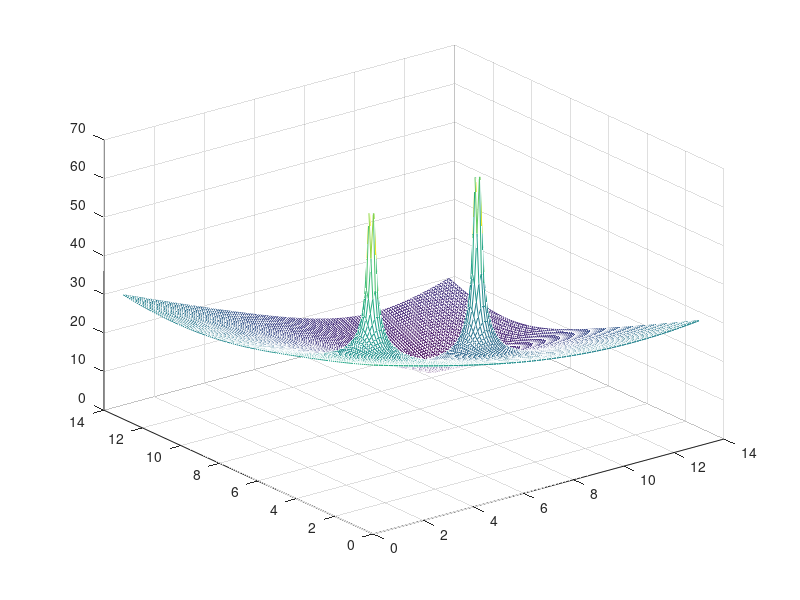
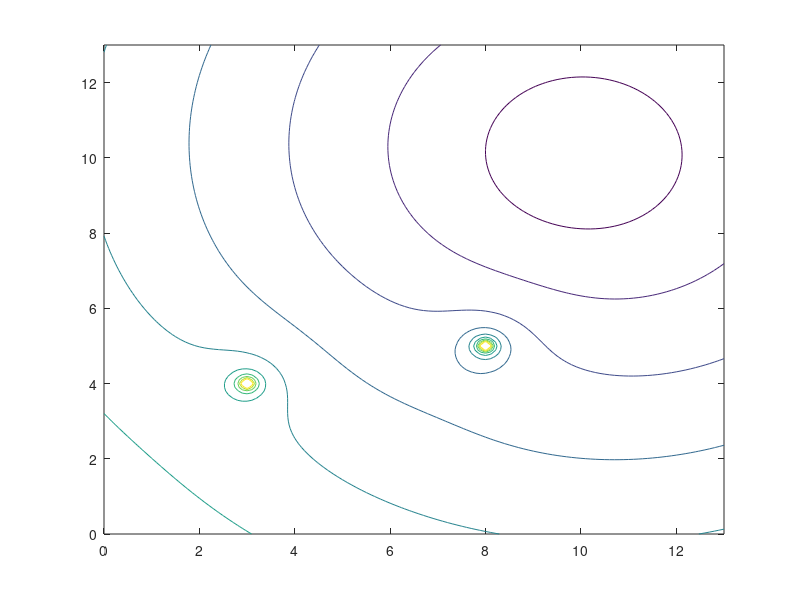

MATLAB code for these plots, in order:
function PotentialFieldGeneration
%work area
wa=[0:0.1:13;0:0.1:13];
%locations of obstacles and target
T=[10,10];
obs=[3,4;8,5];
n=length(wa(1,:));
%gains
kT=3;
ko=[4,5];

for p=1:n
    for q=1:n
        VT(q,p)=kT*sqrt(((wa(1,p)-T(1,1))^2)+(wa(2,q)-T(1,2))^2);
        Vo1(q,p)=ko(1,1)/sqrt(((wa(1,p)-obs(1,1))^2)+(wa(2,q)-obs(1,2))^2);
        Vo2(q,p)=ko(1,2)/sqrt(((wa(1,p)-obs(2,1))^2)+(wa(2,q)-obs(2,2))^2);
        V=VT+Vo1+Vo2;
    end
end
figure
mesh(wa(1,:),wa(2,:),V)

figure
contour(wa(1,:),wa(2,:),V)
end